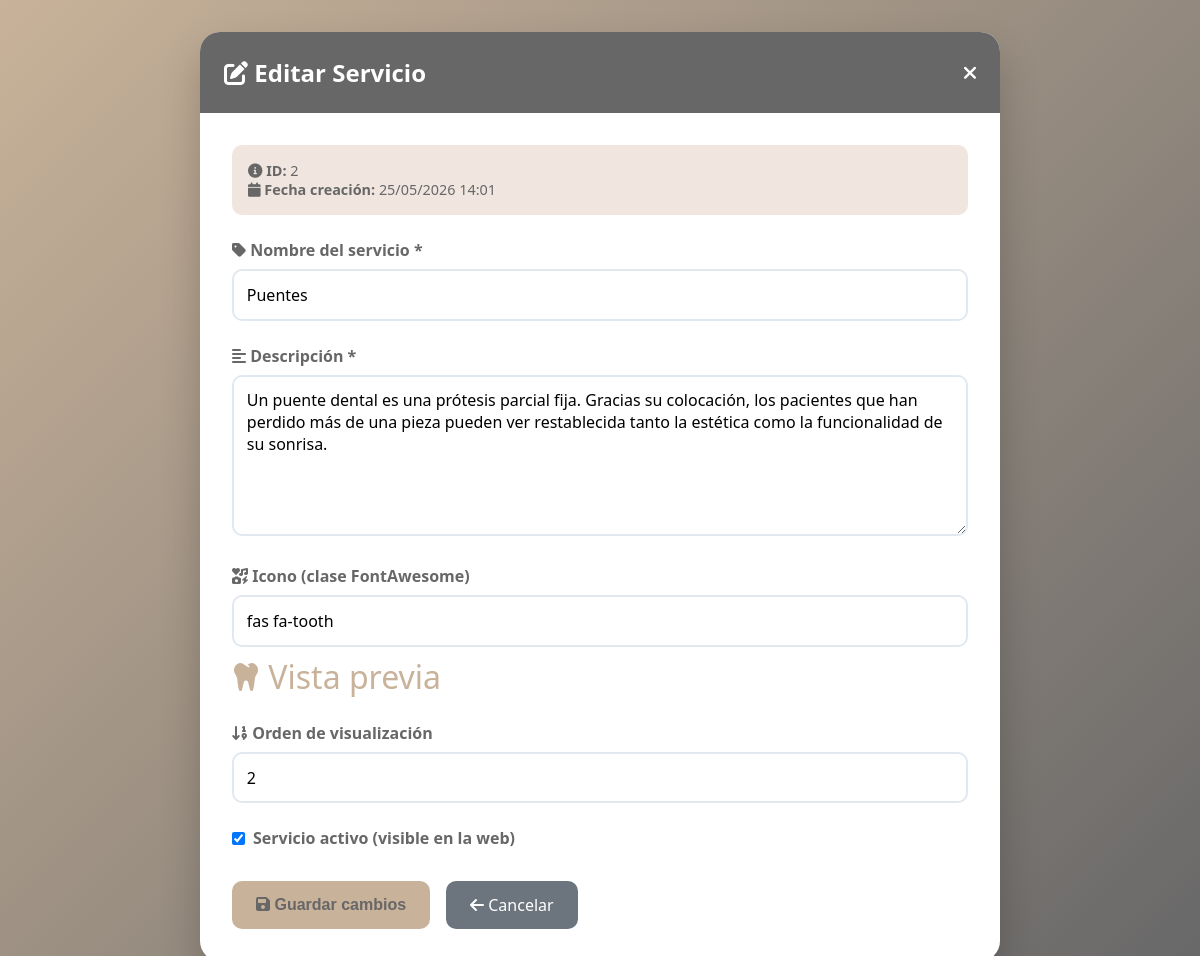
/admin/editar_servicio.php?id=2 (signed in), run on the app's committed database.
### tables this page shows
CREATE TABLE IF NOT EXISTS servicios (
    id INT AUTO_INCREMENT PRIMARY KEY,
    nombre VARCHAR(100) NOT NULL,
    descripcion TEXT NOT NULL,
    icono VARCHAR(50) DEFAULT 'fas fa-tooth',
    orden INT DEFAULT 0,
    activo BOOLEAN DEFAULT TRUE,
    fecha_creacion TIMESTAMP DEFAULT CURRENT_TIMESTAMP
);

### models/Servicio.php (called while the page is built, shortened)
<?php
class Servicio {
    private $conn;
    private $table_name = "servicios";
    public $id;
    public function __construct($db) {
        $this->conn = $db;
    }
    public function obtenerPorId() {
        $query = "SELECT * FROM " . $this->table_name . "
                  WHERE id = :id LIMIT 0,1";
        $stmt = $this->conn->prepare($query);
        $stmt->bindParam(':id', $this->id);
        $stmt->execute();
        $row = $stmt->fetch(PDO::FETCH_ASSOC);
        if ($row) {
            $this->nombre = $row['nombre'];
            $this->descripcion = $row['descripcion'];
            $this->icono = $row['icono'];
            $this->orden = $row['orden'];
            $this->activo = $row['activo'];
            $this->fecha_creacion = $row['fecha_creacion'];
            return true;
        }
        return false;
    }
}
?>

### admin/editar_servicio.php (the view, shortened to what this page needs)
<?php
require_once __DIR__ . '/../models/Servicio.php';
$id = isset($_GET['id']) ? $_GET['id'] : 0;
$database = new Database();
$db = $database->getConnection();
$servicioModel = new Servicio($db);
$servicioModel->id = $id;
$servicioModel->obtenerPorId();
$datos = isset($_SESSION['datos_servicio']) ? $_SESSION['datos_servicio'] : [];
$nombre = isset($datos['nombre']) ? htmlspecialchars($datos['nombre']) : htmlspecialchars($servicioModel->nombre);
$descripcion = isset($datos['descripcion']) ? htmlspecialchars($datos['descripcion']) : htmlspecialchars($servicioModel->descripcion);
$icono = isset($datos['icono']) ? htmlspecialchars($datos['icono']) : htmlspecialchars($servicioModel->icono);
$orden = isset($datos['orden']) ? intval($datos['orden']) : intval($servicioModel->orden);
$activo = isset($datos['activo']) ? $datos['activo'] : $servicioModel->activo;
?>
<!DOCTYPE html>
<html lang="es">
<head>
    <link rel="stylesheet" href="https://cdnjs.cloudflare.com/ajax/libs/font-awesome/6.0.0-beta3/css/all.min.css">
</head>
<body>
    <div class="container">
        <div class="header">
            <h1><i class="fas fa-edit"></i> Editar Servicio</h1>
            <a href="/Clinica-Dental-Romo/admin/servicios.php"><i class="fas fa-times"></i></a>
        </div>
        <div class="contenido">
            <div class="info-adicional">
                <i class="fas fa-info-circle"></i> <strong>ID:</strong> <?php echo $id; ?>
                <br>
                <i class="fas fa-calendar"></i> <strong>Fecha creación:</strong> <?php echo date('d/m/Y H:i', strtotime($servicioModel->fecha_creacion)); ?>
            </div>
            <form action="/Clinica-Dental-Romo/controllers/servicios_controller.php?accion=editar&id=<?php echo $id; ?>" method="POST">
                <div class="campo">
                    <label for="nombre"><i class="fas fa-tag"></i> Nombre del servicio *</label>
                    <input type="text" name="nombre" id="nombre" value="<?php echo $nombre; ?>" required>
                </div>
                <div class="campo">
                    <label for="descripcion"><i class="fas fa-align-left"></i> Descripción *</label>
                    <textarea name="descripcion" id="descripcion" rows="6" required><?php echo $descripcion; ?></textarea>
                </div>
                <div class="campo">
                    <label for="icono"><i class="fas fa-icons"></i> Icono (clase FontAwesome)</label>
                    <input type="text" name="icono" id="icono" value="<?php echo $icono; ?>" placeholder="ej: fas fa-tooth">
                    <div class="icono-preview">
                        <i class="<?php echo $icono; ?>"></i> Vista previa
                    </div>
                </div>
                <div class="campo">
                    <label for="orden"><i class="fas fa-sort-numeric-down"></i> Orden de visualización</label>
                    <input type="number" name="orden" id="orden" value="<?php echo $orden; ?>" min="0">
                </div>
                <div class="campo checkbox">
                    <input type="checkbox" name="activo" id="activo" value="1" <?php echo $activo == 1 ? 'checked' : ''; ?>>
                    <label for="activo">Servicio activo (visible en la web)</label>
                </div>
                <div class="botones">
                    <button type="submit" class="btn-guardar"><i class="fas fa-save"></i> Guardar cambios</button>
                    <a href="/Clinica-Dental-Romo/admin/servicios.php" class="btn-cancelar"><i class="fas fa-arrow-left"></i> Cancelar</a>
                </div>
            </form>
        </div>
    </div>
</body>
</html>

### admin/editar_servicio.php (style rules this page uses)
* { margin: 0; padding: 0; box-sizing: border-box; }
body { font-family: 'Segoe UI', Tahoma, Geneva, Verdana, sans-serif; background: linear-gradient(135deg, #C8B299 0%, #676768 100%); min-height: 100vh; padding: 2rem; }
.container { max-width: 800px; margin: 0 auto; background: white; border-radius: 20px; box-shadow: 0 20px 40px rgba(0,0,0,0.2); overflow: hidden; }
.header { background-color: #676768; color: white; padding: 1.5rem; display: flex; justify-content: space-between; align-items: center; }
.header h1 { font-size: 1.5rem; }
.header a { color: white; text-decoration: none; font-size: 1.2rem; }
.contenido { padding: 2rem; }
.campo { margin-bottom: 1.5rem; }
.campo label { display: block; font-weight: bold; color: #676768; margin-bottom: 0.5rem; }
.campo input, .campo textarea, .campo select { width: 100%; padding: 0.8rem; border: 2px solid #e2e8f0; border-radius: 10px; font-size: 1rem; font-family: inherit; }
.checkbox { display: flex; align-items: center; gap: 0.5rem; }
.checkbox input { width: auto; }
.checkbox label { margin-bottom: 0; }
.info-adicional { background-color: #f0e6df; padding: 1rem; border-radius: 10px; margin-bottom: 1.5rem; font-size: 0.9rem; color: #676768; }
.icono-preview { display: inline-block; font-size: 2rem; margin-top: 0.5rem; color: #C8B299; }
.botones { display: flex; gap: 1rem; margin-top: 2rem; }
.btn-guardar { background-color: #C8B299; color: #676768; border: none; padding: 0.8rem 1.5rem; border-radius: 10px; font-size: 1rem; font-weight: bold; cursor: pointer; }
.btn-cancelar { background-color: #6c757d; color: white; text-decoration: none; padding: 0.8rem 1.5rem; border-radius: 10px; text-align: center; }

### data on the page
servicios: fecha_creacion "25/05/2026 14:01", nombre "Puentes", descripcion "Un puente dental es una prótesis parcial fija. Gracias su colocación, los pacientes que han perdido más de una pieza pueden ver restablecida tanto la estética como la funcionalidad de su sonrisa.", icono "fas fa-tooth", orden "2", activo "☑"

### other printed values
$id "2"
